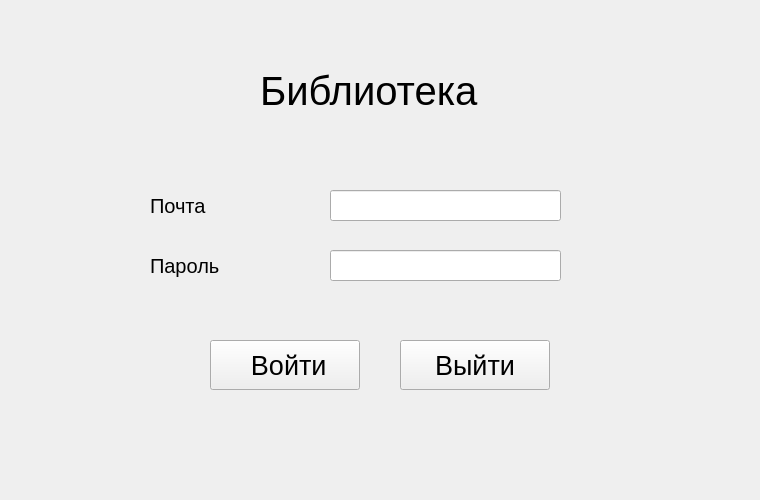
<?xml version="1.0" encoding="UTF-8"?>
<ui version="4.0">
 <class>login</class>
 <widget class="QWidget" name="login">
  <property name="geometry">
   <rect>
    <x>0</x>
    <y>0</y>
    <width>760</width>
    <height>500</height>
   </rect>
  </property>
  <property name="windowTitle">
   <string>Form</string>
  </property>
  <widget class="QLabel" name="label_2">
   <property name="geometry">
    <rect>
     <x>150</x>
     <y>190</y>
     <width>181</width>
     <height>31</height>
    </rect>
   </property>
   <property name="font">
    <font>
     <pointsize>15</pointsize>
    </font>
   </property>
   <property name="text">
    <string>Почта</string>
   </property>
  </widget>
  <widget class="QPushButton" name="pushButton_3">
   <property name="geometry">
    <rect>
     <x>400</x>
     <y>340</y>
     <width>150</width>
     <height>50</height>
    </rect>
   </property>
   <property name="font">
    <font>
     <pointsize>20</pointsize>
    </font>
   </property>
   <property name="text">
    <string>Выйти</string>
   </property>
  </widget>
  <widget class="QLineEdit" name="lineEdit_2">
   <property name="geometry">
    <rect>
     <x>330</x>
     <y>250</y>
     <width>231</width>
     <height>31</height>
    </rect>
   </property>
   <property name="font">
    <font>
     <pointsize>15</pointsize>
    </font>
   </property>
  </widget>
  <widget class="QLabel" name="label">
   <property name="geometry">
    <rect>
     <x>260</x>
     <y>40</y>
     <width>500</width>
     <height>101</height>
    </rect>
   </property>
   <property name="font">
    <font>
     <pointsize>30</pointsize>
    </font>
   </property>
   <property name="text">
    <string>Библиотека</string>
   </property>
  </widget>
  <widget class="QLineEdit" name="lineEdit">
   <property name="geometry">
    <rect>
     <x>330</x>
     <y>190</y>
     <width>231</width>
     <height>31</height>
    </rect>
   </property>
   <property name="font">
    <font>
     <pointsize>15</pointsize>
    </font>
   </property>
  </widget>
  <widget class="QLabel" name="label_3">
   <property name="geometry">
    <rect>
     <x>150</x>
     <y>250</y>
     <width>81</width>
     <height>31</height>
    </rect>
   </property>
   <property name="font">
    <font>
     <pointsize>15</pointsize>
    </font>
   </property>
   <property name="text">
    <string>Пароль</string>
   </property>
  </widget>
  <widget class="QPushButton" name="pushButton">
   <property name="geometry">
    <rect>
     <x>210</x>
     <y>340</y>
     <width>150</width>
     <height>50</height>
    </rect>
   </property>
   <property name="font">
    <font>
     <pointsize>20</pointsize>
    </font>
   </property>
   <property name="text">
    <string> Войти</string>
   </property>
  </widget>
 </widget>
 <resources/>
 <connections/>
</ui>
